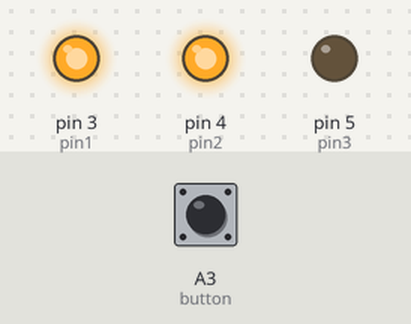
Recording of a sketch running on a simulated Arduino Uno, built with avr-gcc and run on an emulated ATmega328P. Parts: output pins drawn as LEDs (lit = HIGH). The test bench sets the inputs (shaded band); at power-on: A3 (button) LOW.

Above: at 0.37 s.
At 2.4 s:
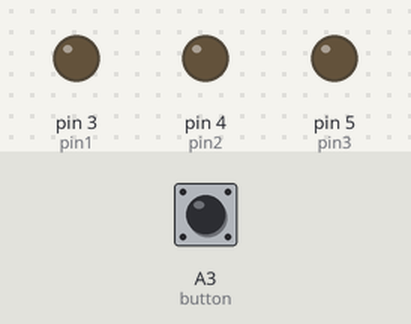
At 4.1 s:
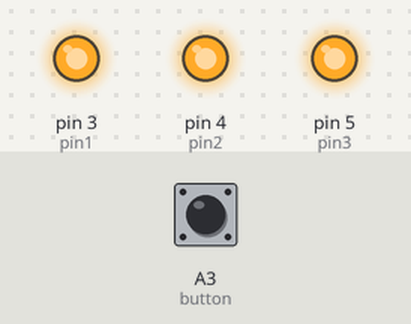
At 6.7 s:
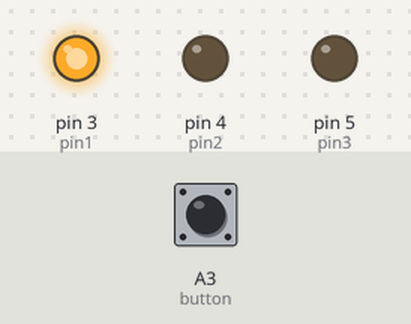
Timing chart, 0 to 7.6 s (numbered marks = the images above):
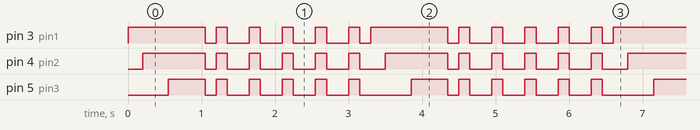

Measured:
- by itself, pin 3 (pin1): repeats every 3.3 s: LOW 0.15 s, 4 × (HIGH 0.15 s, LOW 0.30 s), HIGH 0.15 s, LOW 0.15 s, HIGH 1.1 s
- by itself, pin 4 (pin2): repeats every 3.3 s: LOW 0.15 s, 4 × (HIGH 0.15 s, LOW 0.30 s), HIGH 0.15 s, LOW 0.35 s, HIGH 0.85 s
- by itself, pin 5 (pin3): repeats every 3.3 s: LOW 0.15 s, 4 × (HIGH 0.15 s, LOW 0.30 s), HIGH 0.15 s, LOW 0.70 s, HIGH 0.50 s

The sketch:

Boton-LED.ino
```cpp
const int button = A3;
const int pin1 = 3;
const int pin2 = 4;
const int pin3 = 5;

int buttonState = 1;

int variable = 500;


void setup() {
  // put your setup code here, to run once:

pinMode(pin1, OUTPUT);
pinMode(pin2, OUTPUT);
pinMode(pin3, OUTPUT);

pinMode(button, INPUT);

}

void loop() {
  // put your main code here, to run repeatedly:

buttonState = digitalRead(button);

if (buttonState == HIGH){

    digitalWrite(pin1, HIGH);
  digitalWrite(pin2, HIGH);
  digitalWrite(pin3, HIGH);
  delay(variable);

    digitalWrite(pin1, LOW);
  digitalWrite(pin2, LOW);
  digitalWrite(pin3, LOW);
  delay(variable);

} else {

  digitalWrite(pin1, HIGH);
  delay(200);
  digitalWrite(pin2, HIGH);
  delay(350);
  digitalWrite(pin3, HIGH);
  delay(500);

      for ( int i = 0; i <5; i++){
      digitalWrite(pin1, LOW);
      digitalWrite(pin2, LOW);
      digitalWrite(pin3, LOW);
      delay(150);

      digitalWrite(pin1, HIGH);
      digitalWrite(pin2, HIGH);
      digitalWrite(pin3, HIGH);
      delay(150);

      digitalWrite(pin1, LOW);
      digitalWrite(pin2, LOW);
      digitalWrite(pin3, LOW);
      delay(150);


  }

}

}
```
